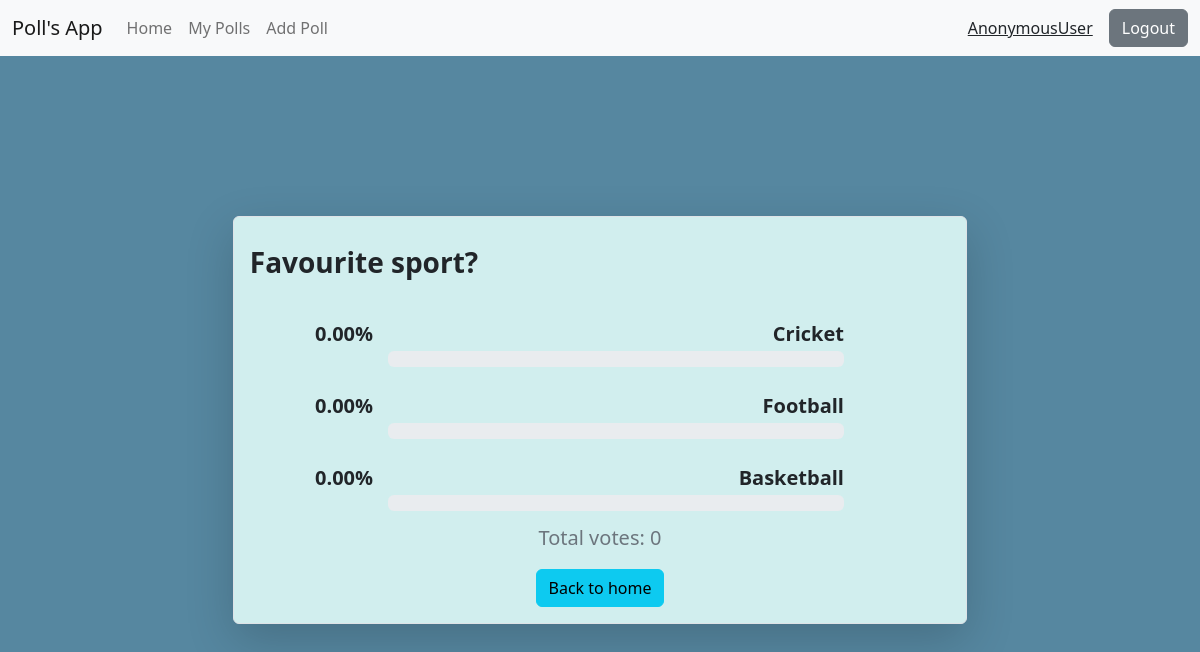
The app's page /result/4 with its own data.
### home/models.py (models this page shows, shortened)
class Poll(models.Model):
    question=models.TextField()
    option_one=models.CharField(max_length=20)
    option_two=models.CharField(max_length=20)
    option_three=models.CharField(max_length=20)
    option_one_count=models.IntegerField(default=0)
    option_two_count=models.IntegerField(default=0)
    option_three_count=models.IntegerField(default=0)
    deadline=models.DateField(default=datetime.now().today())
    created_by=models.CharField(max_length=20,default="user")

### home/views.py (the view)
# urls.py: path("result/<poll_id>",views.result,name="result"),
def result(request,poll_id):
    poll=Poll.objects.get(id=poll_id)
    total_poll_count=poll.option_one_count+poll.option_two_count+poll.option_three_count
    if total_poll_count==0:
        option_one_percent=0
        option_two_percent=0
        option_three_percent=0
    else:
        option_one_percent=poll.option_one_count/total_poll_count*100
        option_two_percent=poll.option_two_count/total_poll_count*100
        option_three_percent=poll.option_three_count/total_poll_count*100
    template = loader.get_template('result.html')
    context={
            'poll':poll,
            'option_one_percent':option_one_percent,
            'option_two_percent':option_two_percent,
            'option_three_percent':option_three_percent,
            'total_poll_count':total_poll_count
    }
    return HttpResponse(template.render(context, request))

### templates/result.html (shortened to what this page needs)
{% extends 'base.html' %}
{% block body %}
<div class="container d-flex align-items-center justify-content-center" style="height:91vh;background-color: #5687a0;">
    <div class=" border rounded shadow-lg" style="width:90%;background-color:rgb(209, 238, 238)" >
        <p class="my-4 mx-3 fs-3 fw-bold">{{poll.question}}</p>
        <div class="d-flex align-items-center justify-content-center flex-column ">
            <div class="p-2 my-1 d-flex align-items-start justify-content-start" style="width:80%">
                <span style="width:10%;text-align: center;" class="fw-bold fs-5 me-3">{{option_one_percent|floatformat:2}}%</span>
                <div class="d-flex align-items-center justify-content-center flex-column" style="width:80%">
                    <p class="text-end fw-semibold fs-5" style="width:100%;margin-bottom: 2px;">{{poll.option_one}}</p>
                    <div class="progress" style="width:100%">
                      </div>
                </div>
            </div>
            <div class="p-2 my-1 d-flex align-items-start justify-content-start" style="width:80%">
                <span style="width:10%;text-align: center;" class="fw-bold fs-5 me-3">{{option_two_percent|floatformat:2}}%</span>
                <div class="d-flex align-items-center justify-content-center flex-column" style="width:80%">
                    <p class="text-end fw-semibold fs-5" style="width:100%;margin-bottom: 2px;">{{poll.option_two}}</p>
                    <div class="progress" style="width:100%">
                      </div>
                </div>
            </div>
            <div class="p-2 my-1 d-flex align-items-start justify-content-start" style="width:80%">
                <span style="width:10%;text-align: center;" class="fw-bold fs-5 me-3">{{option_three_percent|floatformat:2}}%</span>
                <div class="d-flex align-items-center justify-content-center flex-column" style="width:80%">
                    <p class="text-end fw-semibold fs-5" style="width:100%;margin-bottom: 2px;">{{poll.option_three}}</p>
                    <div class="progress" style="width:100%">
                      </div>
                </div>
            </div>
        </div>
        <p class="text-secondary text-center fs-5">Total votes: {{total_poll_count}}</p>
        <div class="d-flex align-items-center justify-content-center my-3">
            <a href="/"><button type="button" class="btn btn-info">Back to home</button></a>
        </div>
    </div>
</div>
{% endblock body %}

### static/style.css (style rules this page uses)
body { background-color: #5687a0; }
@media screen and (min-width:920px) { .container { max-width: 70%; } }

### records on screen
Poll: question "Favourite sport?", option_one "Cricket", option_two "Football", option_three "Basketball"

### other values on screen
{{ request.user }} "AnonymousUser"
{{ option_one_percent|floatformat:2 }} "0.00"
{{ option_two_percent|floatformat:2 }} "0.00"
{{ option_three_percent|floatformat:2 }} "0.00"
{{ total_poll_count }} "0"
